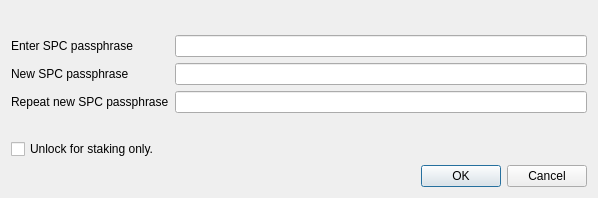
<?xml version="1.0" encoding="UTF-8"?>
<ui version="4.0">
 <class>AskPassphraseDialog</class>
 <widget class="QDialog" name="AskPassphraseDialog">
  <property name="geometry">
   <rect>
    <x>0</x>
    <y>0</y>
    <width>598</width>
    <height>198</height>
   </rect>
  </property>
  <property name="sizePolicy">
   <sizepolicy hsizetype="Preferred" vsizetype="Minimum">
    <horstretch>0</horstretch>
    <verstretch>0</verstretch>
   </sizepolicy>
  </property>
  <property name="minimumSize">
   <size>
    <width>550</width>
    <height>0</height>
   </size>
  </property>
  <property name="windowTitle">
   <string>Passphrase Dialog</string>
  </property>
  <layout class="QVBoxLayout" name="verticalLayout">
   <item>
    <widget class="QLabel" name="warningLabel">
     <property name="textFormat">
      <enum>Qt::RichText</enum>
     </property>
     <property name="wordWrap">
      <bool>true</bool>
     </property>
    </widget>
   </item>
   <item>
    <layout class="QFormLayout" name="formLayout">
     <property name="fieldGrowthPolicy">
      <enum>QFormLayout::AllNonFixedFieldsGrow</enum>
     </property>
     <item row="0" column="1">
      <widget class="QLineEdit" name="passEdit1">
       <property name="font">
        <font>
         <stylestrategy>PreferAntialias</stylestrategy>
        </font>
       </property>
       <property name="echoMode">
        <enum>QLineEdit::Password</enum>
       </property>
      </widget>
     </item>
     <item row="1" column="0">
      <widget class="QLabel" name="passLabel2">
       <property name="text">
        <string>New SPC passphrase</string>
       </property>
      </widget>
     </item>
     <item row="1" column="1">
      <widget class="QLineEdit" name="passEdit2">
       <property name="font">
        <font>
         <stylestrategy>PreferAntialias</stylestrategy>
        </font>
       </property>
       <property name="echoMode">
        <enum>QLineEdit::Password</enum>
       </property>
      </widget>
     </item>
     <item row="2" column="0">
      <widget class="QLabel" name="passLabel3">
       <property name="text">
        <string>Repeat new SPC passphrase</string>
       </property>
      </widget>
     </item>
     <item row="2" column="1">
      <widget class="QLineEdit" name="passEdit3">
       <property name="font">
        <font>
         <stylestrategy>PreferAntialias</stylestrategy>
        </font>
       </property>
       <property name="echoMode">
        <enum>QLineEdit::Password</enum>
       </property>
      </widget>
     </item>
     <item row="3" column="1">
      <widget class="QLabel" name="capsLabel">
       <property name="font">
        <font>
         <weight>75</weight>
         <bold>true</bold>
         <stylestrategy>PreferAntialias</stylestrategy>
        </font>
       </property>
       <property name="text">
        <string/>
       </property>
       <property name="alignment">
        <set>Qt::AlignCenter</set>
       </property>
      </widget>
     </item>
     <item row="0" column="0">
      <widget class="QLabel" name="passLabel1">
       <property name="text">
        <string>Enter SPC passphrase</string>
       </property>
      </widget>
     </item>
     <item row="4" column="0">
      <widget class="QCheckBox" name="stakingCheckBox">
       <property name="enabled">
        <bool>true</bool>
       </property>
       <property name="visible">
        <bool>false</bool>
       </property>
       <property name="toolTip">
        <string>Serves to disable sendmoney when OS account compromised.</string>
       </property>
       <property name="text">
        <string>Unlock for staking only.</string>
       </property>
      </widget>
     </item>
    </layout>
   </item>
   <item>
    <widget class="QDialogButtonBox" name="buttonBox">
     <property name="orientation">
      <enum>Qt::Horizontal</enum>
     </property>
     <property name="standardButtons">
      <set>QDialogButtonBox::Cancel|QDialogButtonBox::Ok</set>
     </property>
    </widget>
   </item>
  </layout>
 </widget>
 <resources/>
 <connections>
  <connection>
   <sender>buttonBox</sender>
   <signal>accepted()</signal>
   <receiver>AskPassphraseDialog</receiver>
   <slot>accept()</slot>
   <hints>
    <hint type="sourcelabel">
     <x>248</x>
     <y>254</y>
    </hint>
    <hint type="destinationlabel">
     <x>157</x>
     <y>274</y>
    </hint>
   </hints>
  </connection>
  <connection>
   <sender>buttonBox</sender>
   <signal>rejected()</signal>
   <receiver>AskPassphraseDialog</receiver>
   <slot>reject()</slot>
   <hints>
    <hint type="sourcelabel">
     <x>316</x>
     <y>260</y>
    </hint>
    <hint type="destinationlabel">
     <x>286</x>
     <y>274</y>
    </hint>
   </hints>
  </connection>
 </connections>
</ui>
